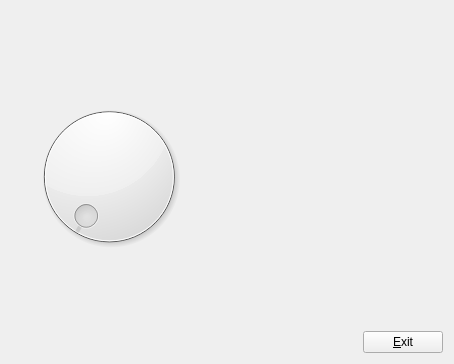
<?xml version="1.0" encoding="UTF-8"?>
<ui version="4.0">
 <class>MyForm</class>
 <widget class="QWidget" name="MyForm">
  <property name="geometry">
   <rect>
    <x>0</x>
    <y>0</y>
    <width>454</width>
    <height>364</height>
   </rect>
  </property>
  <property name="windowTitle">
   <string>Form</string>
  </property>
  <layout class="QGridLayout" name="gridLayout">
   <item row="0" column="2">
    <spacer name="horizontalSpacer_2">
     <property name="orientation">
      <enum>Qt::Horizontal</enum>
     </property>
     <property name="sizeType">
      <enum>QSizePolicy::Maximum</enum>
     </property>
     <property name="sizeHint" stdset="0">
      <size>
       <width>97</width>
       <height>17</height>
      </size>
     </property>
    </spacer>
   </item>
   <item row="1" column="1">
    <layout class="QHBoxLayout" name="horizontalLayout">
     <item>
      <widget class="QDial" name="dial">
       <property name="minimum">
        <number>1</number>
       </property>
       <property name="maximum">
        <number>50</number>
       </property>
      </widget>
     </item>
     <item>
      <widget class="QLabel" name="label">
       <property name="text">
        <string/>
       </property>
       <property name="alignment">
        <set>Qt::AlignLeading|Qt::AlignLeft|Qt::AlignTop</set>
       </property>
      </widget>
     </item>
    </layout>
   </item>
   <item row="1" column="2">
    <spacer name="verticalSpacer_2">
     <property name="orientation">
      <enum>Qt::Vertical</enum>
     </property>
     <property name="sizeHint" stdset="0">
      <size>
       <width>17</width>
       <height>658</height>
      </size>
     </property>
    </spacer>
   </item>
   <item row="2" column="0">
    <spacer name="verticalSpacer">
     <property name="orientation">
      <enum>Qt::Vertical</enum>
     </property>
     <property name="sizeType">
      <enum>QSizePolicy::Maximum</enum>
     </property>
     <property name="sizeHint" stdset="0">
      <size>
       <width>17</width>
       <height>17</height>
      </size>
     </property>
    </spacer>
   </item>
   <item row="2" column="1">
    <spacer name="horizontalSpacer">
     <property name="orientation">
      <enum>Qt::Horizontal</enum>
     </property>
     <property name="sizeHint" stdset="0">
      <size>
       <width>724</width>
       <height>17</height>
      </size>
     </property>
    </spacer>
   </item>
   <item row="2" column="2">
    <widget class="QPushButton" name="pushButton">
     <property name="text">
      <string>&amp;Exit</string>
     </property>
    </widget>
   </item>
  </layout>
 </widget>
 <resources/>
 <connections>
  <connection>
   <sender>pushButton</sender>
   <signal>clicked()</signal>
   <receiver>MyForm</receiver>
   <slot>close()</slot>
   <hints>
    <hint type="sourcelabel">
     <x>444</x>
     <y>354</y>
    </hint>
    <hint type="destinationlabel">
     <x>451</x>
     <y>234</y>
    </hint>
   </hints>
  </connection>
  <connection>
   <sender>dial</sender>
   <signal>sliderReleased()</signal>
   <receiver>label</receiver>
   <slot>clear()</slot>
   <hints>
    <hint type="sourcelabel">
     <x>107</x>
     <y>205</y>
    </hint>
    <hint type="destinationlabel">
     <x>152</x>
     <y>140</y>
    </hint>
   </hints>
  </connection>
  <connection>
   <sender>dial</sender>
   <signal>valueChanged(int)</signal>
   <receiver>label</receiver>
   <slot>setNum(int)</slot>
   <hints>
    <hint type="sourcelabel">
     <x>85</x>
     <y>186</y>
    </hint>
    <hint type="destinationlabel">
     <x>176</x>
     <y>143</y>
    </hint>
   </hints>
  </connection>
 </connections>
</ui>
